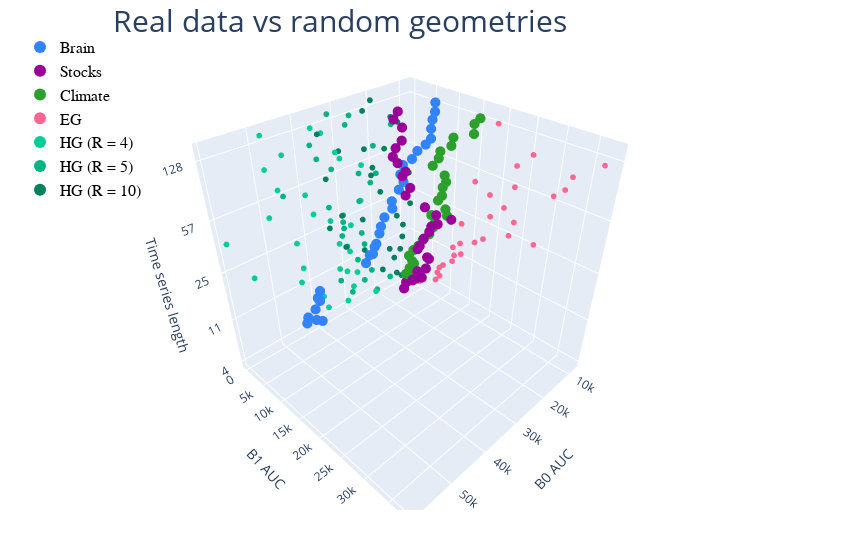

The code cell stored with this chart in its notebook:
### Code cell
shortTS = 30
fig = go.Figure()


fig.add_trace(go.Scatter3d(
    x = points_fMRI[0][0:shortTS],  
    y = points_fMRI[1][0:shortTS], 
    z = points_fMRI[2][0:shortTS], 
    mode='markers', 
    showlegend = True,
    marker={
       'size':3.5,
       'color' : colorSet['fMRI']
    },
    name="Brain"        
    ))
fig.add_trace(go.Scatter3d(
    x = points_SP[0][0:shortTS], 
    y = points_SP[1][0:shortTS], 
    z = points_SP[2][0:shortTS], 
    mode='markers', 
    showlegend = True,
    marker={
       'size':3.5,
       'color' : colorSet['S&P500']
    },
    name="Stocks"    
    ))
fig.add_trace(go.Scatter3d(
    x = points_clima[0][0:shortTS],  
    y = points_clima[1][0:shortTS], 
    z = points_clima[2][0:shortTS], 
    mode='markers', 
    showlegend = True,
    marker={
       'size':3.5,
       'color' : colorSet['clima']
    },
    name="Climate"
    ))

fig.add_trace(go.Scatter3d(
    x = points_ED[0][0:shortTS],  
    y = points_ED[1][0:shortTS], 
    z = points_ED[2][0:shortTS], 
    mode='markers', 
    showlegend = True,
    marker={
       'size':2.,
       'color' : colorSet['ED']
    },
    name="EG"        
    ))
# fig.add_trace(go.Scatter3d(
#     x = points_SD[0][0:shortTS],  
#     y = points_SD[1][0:shortTS], 
#     z = points_SD[2][0:shortTS], 
#     mode='markers', 
#     showlegend = True,
#     marker={
#        'size':2,
#        'color' : colorSet['SD']
#     },
#     name="SD"
#     ))    
# fig.add_trace(go.Scatter3d(
#     x = points_RC[0][0:shortTS],  
#     y = points_RC[1][0:shortTS], 
#     z = points_RC[2][0:shortTS], 
#     mode = 'markers', 
#     showlegend = True,
#     marker={
#        'size':2.,
#        'color' : colorSet['RC']
#     },
#     name="RC"    
#     ))
# fig.add_trace(go.Scatter3d(
#     x = points_RG[0][0:shortTS],  
#     y = points_RG[1][0:shortTS], 
#     z = points_RG[2][0:shortTS], 
#     mode='markers', 
#     showlegend = True,
#     marker={
#        'size':2,
#        'color' : colorSet['RG']
#     },
#     name="RG"
#     ))

fig.add_trace(go.Scatter3d(
    x = points_HD_R4[0][0:shortTS],  
    y = points_HD_R4[1][0:shortTS], 
    z = points_HD_R4[2][0:shortTS], 
    mode='markers', 
    showlegend = True,
    marker={
       'size':2.,
       'color' : colorSet['HD_R4']
    },
    name="HG (R = 4)"
    ))        

fig.add_trace(go.Scatter3d(
    x = points_HD_R5[0][0:shortTS],  
    y = points_HD_R5[1][0:shortTS], 
    z = points_HD_R5[2][0:shortTS], 
    mode='markers', 
    showlegend = True,
    marker={
       'size':2.,
       'color' : colorSet['HD_R5']
    },
    name="HG (R = 5)"
    ))        
fig.add_trace(go.Scatter3d(
    x = points_HD_R10[0][0:shortTS],  
    y = points_HD_R10[1][0:shortTS], 
    z = points_HD_R10[2][0:shortTS], 
    mode='markers', 
    showlegend = True,
    marker={
       'size':2,
       'color' : colorSet['HD_R10']
    },
    name="HG (R = 10)"
    ))        




fig.update_layout(
    legend = {'itemsizing':'constant'},#legend_title="Legend Title",
    scene = dict(
        xaxis_title='B0 AUC',
        yaxis_title='B1 AUC',
        zaxis_title='Sample size',
        # yaxis=dict(dtick=1, type='log'), # dtick=1, 
        zaxis=dict(dtick=1,
            tickmode = 'array',
            tickvals = np.arange(0,np.size(lenSet,0),7),
            ticktext = lenSet[np.arange(0,np.size(lenSet,0),7)]
            ) # dtick=1, 
        ),
        width=850,
        # margin=dict(r=50, b=50, l=20, t=30),
        margin=dict(l=0,r=0,b=0,t=0),
        title = go.layout.Title(
            text = "Real data vs random geometries",
            font = dict(size = 30),
            x = 0.4,
            y = 0.98,
            xanchor = 'center',
            yanchor = 'top'
        ),
)

fig.update_layout(
    legend=dict(
        x=0,
        y=1,
        # traceorder="reversed",
        title_font_family="Times New Roman",
        font=dict(
            family="Courier",
            size=16,
            color="black"
        ),
        # bgcolor="LightSteelBlue",
        # bordercolor="Black",
        # borderwidth=1
    ),
    # xaxis = dict(
    #     tickmode = 'array',
    #     tickvals = [1, 3, 5, 7, 9, 11],
    #     ticktext = ['One', 'Three', 'Five', 'Seven', 'Nine', 'Eleven']
    # )
)
# fig.update_yaxes(type="log")

fig.show()

### Figure 1 — Plotly figure (JSON) as saved in the notebook; plotly's stock layout.template omitted (floating-point values rounded to 4 significant figures)
{"data": [{"marker": {"color": "#3283FE", "size": 3.5}, "mode": "markers", "name": "Brain", "showlegend": true, "type": "scatter3d", "x": [38974, 40977, 44508, 44159, 42303, 40866, 41795, 41099, 27711, 26425, 27333, 26760, 27339, 25694, 25287, 23894, 21924, 21821, 19074, 18010, 18340, 17082, 16113, 14947, 14121, 13955, 13111, 12354, 11985, 11448], "y": [54, 388, 1306, 1459, 1943, 2015, 2473, 2618, 3341, 3369, 5010, 5057, 6039, 5552, 5660, 5477, 5931, 5751, 5386, 5722, 5230, 4903, 6344, 6740, 8014, 9074, 8474, 8198, 8462, 8111], "z": [0, 1, 2, 3, 4, 5, 6, 7, 8, 9, 10, 11, 12, 13, 14, 15, 16, 17, 18, 19, 20, 21, 22, 23, 24, 25, 26, 27, 28, 29]}, {"marker": {"color": "#990099", "size": 3.5}, "mode": "markers", "name": "Stocks", "showlegend": true, "type": "scatter3d", "x": [15249, 14554, 13371, 15982, 17799, 17168, 17777, 17288, 15453, 17543, 18330, 18990, 18021, 16995, 17027, 17535, 16145, 19305, 20807, 22301, 21455, 21197, 21668, 22507, 23700, 22989, 22192, 20200, 21475, 20925], "y": [3576, 3633, 5396, 6481, 7879, 9697, 9008, 10773, 9777, 11640, 9427, 10373, 10634, 11227, 11690, 13436, 15495, 14262, 12750, 9439, 9868, 7902, 8980, 7837, 7682, 7795, 8560, 7155, 6224, 6788], "z": [0, 1, 2, 3, 4, 5, 6, 7, 8, 9, 10, 11, 12, 13, 14, 15, 16, 17, 18, 19, 20, 21, 22, 23, 24, 25, 26, 27, 28, 29]}, {"marker": {"color": "#2CA02C", "size": 3.5}, "mode": "markers", "name": "Climate", "showlegend": true, "type": "scatter3d", "x": [12582, 12459, 13457, 15317, 14626, 14203, 15561, 16213, 15501, 15194, 14452, 13576, 12642, 12894, 13235, 13209, 13552, 14078, 14242, 13698, 13840, 14339, 15375, 14497, 14533, 13783, 13363, 12217, 11473, 11850], "y": [2464, 2756, 3425, 4215, 4662, 5522, 6074, 5698, 6309, 7379, 7962, 8893, 9190, 9788, 9042, 12680, 12463, 11075, 12040, 11780, 12570, 12518, 10543, 11227, 11539, 13328, 13413, 16751, 16283, 17548], "z": [0, 1, 2, 3, 4, 5, 6, 7, 8, 9, 10, 11, 12, 13, 14, 15, 16, 17, 18, 19, 20, 21, 22, 23, 24, 25, 26, 27, 28, 29]}, {"marker": {"color": "#FF6692", "size": 2}, "mode": "markers", "name": "EG", "showlegend": true, "type": "scatter3d", "x": [10040, 10393, 9943, 9781, 10924, 10842, 11321, 10373, 10138, 10596, 11793, 11443, 10863, 10600, 11236, 10179, 11774, 11453, 12372, 11480, 11761, 11914, 10900, 11653, 10953, 11969, 11793, 12152, 10448, 11588], "y": [4057, 5424, 8344, 9235, 9408, 9818, 11008, 12571, 12813, 14644, 13475, 14834, 17684, 19230, 14783, 24016, 29507, 20751, 25807, 23247, 20493, 17462, 24529, 31593, 32934, 25011, 34098, 27615, 37810, 20810], "z": [0, 1, 2, 3, 4, 5, 6, 7, 8, 9, 10, 11, 12, 13, 14, 15, 16, 17, 18, 19, 20, 21, 22, 23, 24, 25, 26, 27, 28, 29]}, {"marker": {"color": "#00cc96", "size": 2}, "mode": "markers", "name": "HG (R = 4)", "showlegend": true, "type": "scatter3d", "x": [21382, 30559, 37038, 28504, 37784, 26920, 30022, 32165, 43355, 28764, 42404, 31718, 54739, 27937, 43297, 33733, 24571, 38140, 59288, 49032, 39721, 23861, 46188, 29873, 30964, 48472, 44209, 34267, 36775, 48349], "y": [359, 118, 469, 183, 83, 37, 8, 0, 14, 0, 0, 0, 0, 0, 0, 0, 0, 0, 0, 0, 0, 0, 0, 0, 0, 0, 0, 0, 0, 0], "z": [0, 1, 2, 3, 4, 5, 6, 7, 8, 9, 10, 11, 12, 13, 14, 15, 16, 17, 18, 19, 20, 21, 22, 23, 24, 25, 26, 27, 28, 29]}, {"marker": {"color": "#00b383", "size": 2}, "mode": "markers", "name": "HG (R = 5)", "showlegend": true, "type": "scatter3d", "x": [20564, 15764, 28795, 24735, 22092, 32162, 23686, 26473, 20412, 24073, 29478, 24773, 30751, 30035, 30168, 30015, 24997, 33838, 21325, 19491, 24729, 45099, 32302, 20053, 35945, 14407, 37326, 27782, 26588, 32354], "y": [48, 45, 0, 97, 0, 0, 0, 0, 0, 0, 0, 0, 0, 0, 0, 0, 0, 0, 0, 0, 0, 0, 0, 0, 0, 0, 0, 0, 0, 0], "z": [0, 1, 2, 3, 4, 5, 6, 7, 8, 9, 10, 11, 12, 13, 14, 15, 16, 17, 18, 19, 20, 21, 22, 23, 24, 25, 26, 27, 28, 29]}, {"marker": {"color": "#00805e", "size": 2}, "mode": "markers", "name": "HG (R = 10)", "showlegend": true, "type": "scatter3d", "x": [11483, 13261, 8223, 18282, 14060, 11827, 15645, 11015, 24098, 10750, 29812, 12899, 8100, 24222, 34110, 30363, 18294, 8555, 10549, 21016, 20478, 33983, 16641, 22772, 30029, 12301, 14494, 35176, 22758, 20415], "y": [0, 30, 0, 0, 0, 0, 0, 0, 0, 0, 0, 0, 0, 0, 12, 5, 0, 0, 0, 0, 0, 3, 0, 0, 0, 0, 0, 0, 0, 0], "z": [0, 1, 2, 3, 4, 5, 6, 7, 8, 9, 10, 11, 12, 13, 14, 15, 16, 17, 18, 19, 20, 21, 22, 23, 24, 25, 26, 27, 28, 29]}], "layout": {"legend": {"font": {"color": "black", "family": "Courier", "size": 16}, "itemsizing": "constant", "title": {"font": {"family": "Times New Roman"}}, "x": 0, "y": 1}, "margin": {"b": 50, "l": 20, "r": 50, "t": 30}, "scene": {"xaxis": {"title": {"text": "B0 AUC"}}, "yaxis": {"title": {"text": "B1 AUC"}}, "zaxis": {"dtick": 1, "tickmode": "array", "ticktext": [4, 11, 25, 57, 128, 287, 645, 1448, 3251, 7298, 16384], "tickvals": [0, 7, 14, 21, 28, 35, 42, 49, 56, 63, 70], "title": {"text": "Time series length"}}}, "title": {"font": {"size": 30}, "text": "Real data vs random geometries", "x": 0.4, "xanchor": "center", "y": 0.98, "yanchor": "top"}, "width": 850}}
